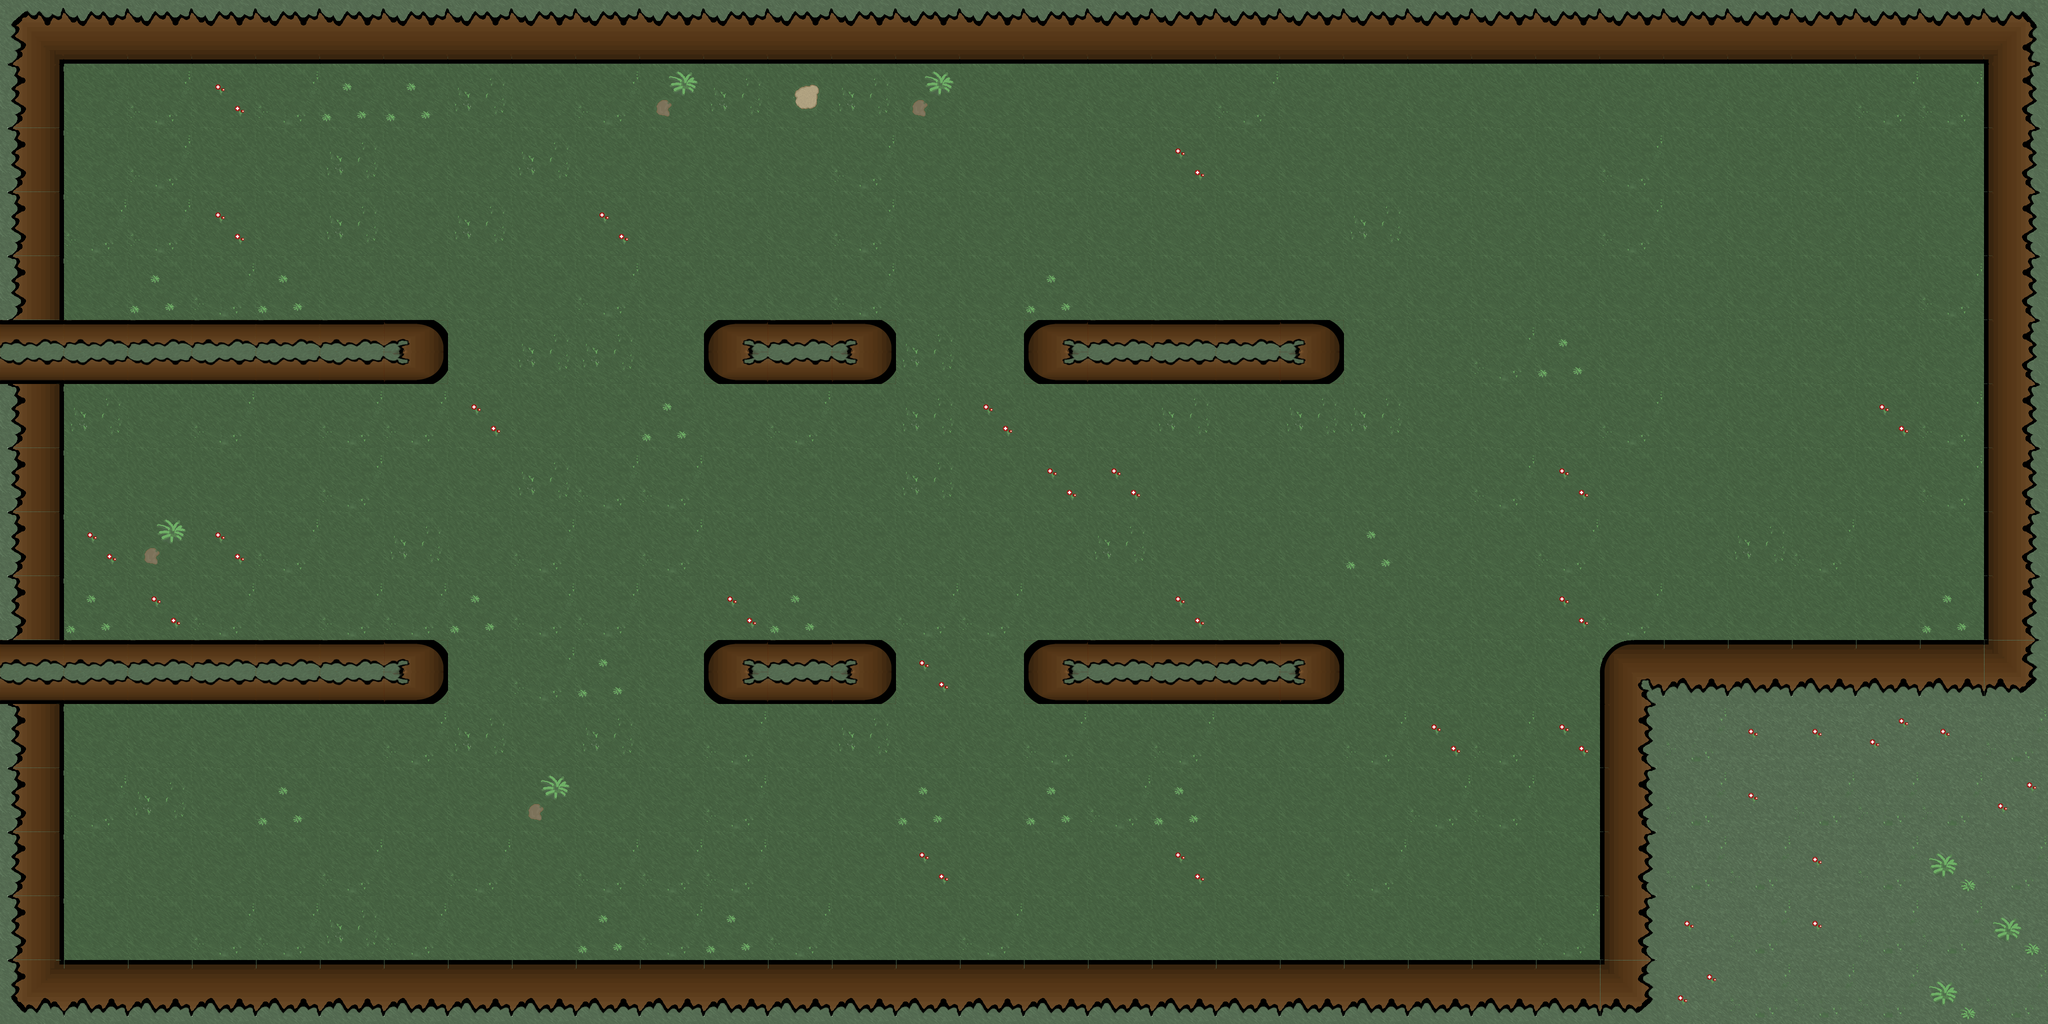

The image is a tile-based game level rendered from a .tmx file. Its description and complete source (layers, tilesets, objects, tile grids) follow:
An orthogonal 32x16 tile map with 128x128 px tiles, 1 tile layer (Capa de Patrones 1) and 4 objects (4x enemigo).

<map version="1.0" orientation="orthogonal" renderorder="right-down" width="32" height="16" tilewidth="128" tileheight="128" nextobjectid="38">
 <tileset firstgid="1" name="Tileset1" tilewidth="128" tileheight="128" tilecount="36" columns="4">
  <image source="../../Mapa/Tilesets/Tileset_zon1.png" width="512" height="1152" />
  <tile id="0" probability="0.5" />
  <tile id="1" probability="0.1" />
  <tile id="2" probability="0.1" />
  <tile id="3" probability="0.1" />
  <tile id="4" probability="0.6" />
  <tile id="5" probability="0.1" />
  <tile id="6" probability="0.025" />
  <tile id="7" probability="0.025" />
  <tile id="8" probability="0.025" />
  <tile id="9" probability="0.001" />
  <tile id="10" probability="0.002" />
  <tile id="11" probability="0.002" />
 </tileset>
 <layer name="Capa de Patrones 1" width="32" height="16">
  <data encoding="csv">
17,14,14,14,14,14,14,14,14,14,14,14,14,14,14,14,14,14,14,14,14,14,14,14,14,14,14,14,14,14,14,18,
13,5,6,7,6,8,8,9,5,6,11,9,10,9,11,5,5,5,5,6,5,5,5,5,5,5,5,5,5,6,6,15,
13,5,6,5,5,9,5,5,9,5,5,5,5,6,5,5,5,5,7,5,5,5,5,5,5,6,5,5,5,5,5,15,
13,6,6,7,5,9,5,9,5,7,5,5,5,6,5,5,5,5,5,5,5,9,5,5,5,6,5,5,5,5,5,15,
13,5,8,6,8,5,5,5,5,6,5,5,5,6,5,5,8,5,5,5,5,5,5,5,5,5,5,5,5,5,6,15,
34,34,34,34,34,34,27,5,9,9,5,25,34,27,9,5,25,34,34,34,27,5,5,6,8,5,5,5,5,5,5,15,
13,9,5,6,5,6,6,7,5,5,8,5,6,5,9,7,5,5,9,5,9,9,5,5,5,6,5,5,5,7,6,15,
13,5,5,5,5,6,5,5,9,6,6,5,5,5,9,5,7,7,5,5,5,5,5,6,7,5,5,5,5,5,6,15,
13,7,11,7,6,5,9,5,6,5,6,5,5,5,5,5,5,9,5,5,5,8,5,5,6,5,5,9,6,5,5,15,
13,8,7,6,5,6,6,8,6,6,5,7,8,5,6,6,5,5,7,5,5,5,5,5,7,6,5,5,5,5,8,15,
34,34,34,34,34,34,27,5,6,8,5,25,34,27,7,5,25,34,34,34,27,5,5,5,5,21,16,16,16,16,16,19,
13,5,5,5,5,5,6,9,5,9,5,6,5,9,5,5,6,5,6,5,5,6,7,6,7,15,1,2,2,3,2,1,
13,6,9,5,8,5,5,5,11,5,5,6,5,5,8,5,8,6,8,5,5,5,6,6,5,15,1,2,1,1,1,3,
13,5,5,5,5,6,5,6,5,6,6,6,5,5,7,5,5,5,7,5,5,6,5,5,5,15,1,1,2,1,4,1,
13,5,5,6,6,9,6,5,5,8,6,8,6,5,5,6,5,5,5,5,5,5,5,5,6,15,2,1,2,1,1,4,
20,16,16,16,16,16,16,16,16,16,16,16,16,16,16,16,16,16,16,16,16,16,16,16,16,19,3,1,1,1,4,1
</data>
 </layer>
 <objectgroup name="Enemigos">
  <object id="34" name="Perseguidor" type="enemigo" x="2252" y="960" width="124" height="124" />
  <object id="35" name="Perseguidor" type="enemigo" x="1476" y="964" width="124" height="124" />
  <object id="36" name="Helice" type="enemigo" x="184" y="184" width="152" height="152" />
  <object id="37" name="Tornillero" type="enemigo" x="2824" y="1672" width="240" height="240" />
 </objectgroup>
</map>
